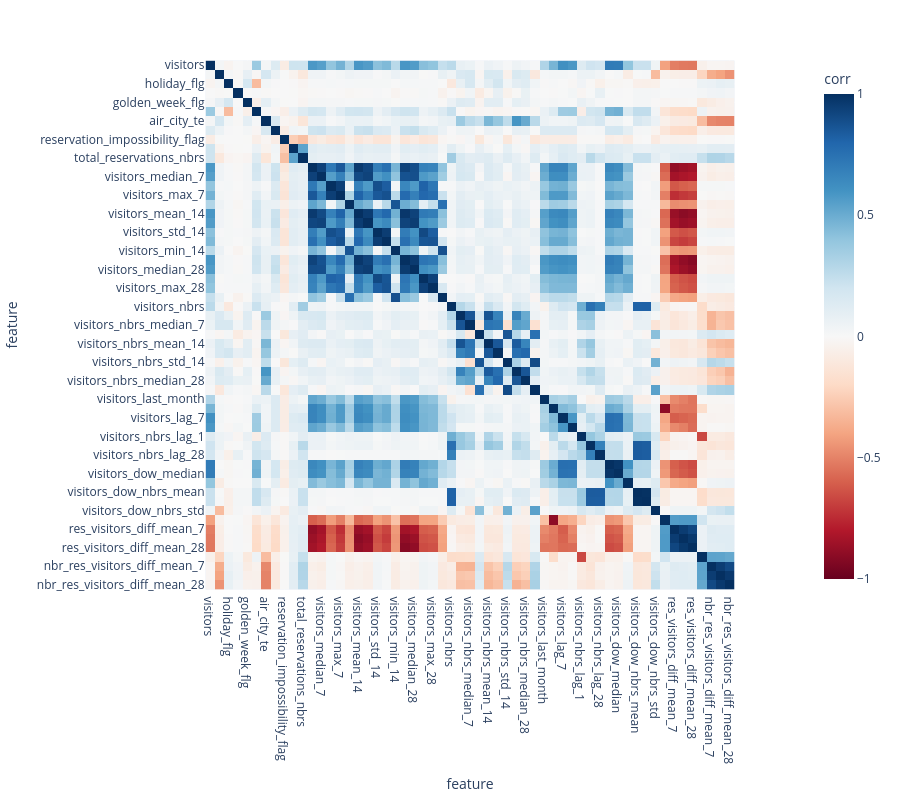

Here is the notebook cell this chart was saved with:
### Markdown cell above
## Feature correlation

### Code cell
corr = air_visit_df.corr(numeric_only=True)
corr.to_csv(PROJ_ROOT / "reports/tables/correlation_after_clustering.csv")
plot_corr_matrix(corr)

### Figure 1 — Plotly figure (JSON) as saved in the notebook; plotly's stock layout.template omitted (floating-point values rounded to 4 significant figures; data arrays with more than 128 entries replaced by an {"elided": "..."} marker saying what was removed)
{"data": [{"coloraxis": "coloraxis", "name": "0", "x": ["visitors", "opened_recently", "holiday_flg", "days_from_holiday", "golden_week_flg", "open_usually", "air_city_te", "air_genre_te", "reservation_impossibility_flag", "total_reservations", "total_reservations_nbrs", "visitors_mean_7", "visitors_median_7", "visitors_std_7", "visitors_max_7", "visitors_min_7", "visitors_mean_14", "visitors_median_14", "visitors_std_14", "visitors_max_14", "visitors_min_14", "visitors_mean_28", "visitors_median_28", "visitors_std_28", "visitors_max_28", "visitors_min_28", "visitors_nbrs", "visitors_nbrs_mean_7", "visitors_nbrs_median_7", "visitors_nbrs_std_7", "visitors_nbrs_mean_14", "visitors_nbrs_median_14", "visitors_nbrs_std_14", "visitors_nbrs_mean_28", "visitors_nbrs_median_28", "visitors_nbrs_std_28", "visitors_last_month", "visitors_lag_1", "visitors_lag_7", "visitors_lag_28", "visitors_nbrs_lag_1", "visitors_nbrs_lag_7", "visitors_nbrs_lag_28", "visitors_dow_mean", "visitors_dow_median", "visitors_dow_std", "visitors_dow_nbrs_mean", "visitors_dow_nbrs_median", "visitors_dow_nbrs_std", "res_visitors_diff", "res_visitors_diff_mean_7", "res_visitors_diff_mean_14", "res_visitors_diff_mean_28", "nbr_res_visitors_diff", "nbr_res_visitors_diff_mean_7", "nbr_res_visitors_diff_mean_14", "nbr_res_visitors_diff_mean_28"], "y": ["visitors", "opened_recently", "holiday_flg", "days_from_holiday", "golden_week_flg", "open_usually", "air_city_te", "air_genre_te", "reservation_impossibility_flag", "total_reservations", "total_reservations_nbrs", "visitors_mean_7", "visitors_median_7", "visitors_std_7", "visitors_max_7", "visitors_min_7", "visitors_mean_14", "visitors_median_14", "visitors_std_14", "visitors_max_14", "visitors_min_14", "visitors_mean_28", "visitors_median_28", "visitors_std_28", "visitors_max_28", "visitors_min_28", "visitors_nbrs", "visitors_nbrs_mean_7", "visitors_nbrs_median_7", "visitors_nbrs_std_7", "visitors_nbrs_mean_14", "visitors_nbrs_median_14", "visitors_nbrs_std_14", "visitors_nbrs_mean_28", "visitors_nbrs_median_28", "visitors_nbrs_std_28", "visitors_last_month", "visitors_lag_1", "visitors_lag_7", "visitors_lag_28", "visitors_nbrs_lag_1", "visitors_nbrs_lag_7", "visitors_nbrs_lag_28", "visitors_dow_mean", "visitors_dow_median", "visitors_dow_std", "visitors_dow_nbrs_mean", "visitors_dow_nbrs_median", "visitors_dow_nbrs_std", "res_visitors_diff", "res_visitors_diff_mean_7", "res_visitors_diff_mean_14", "res_visitors_diff_mean_28", "nbr_res_visitors_diff", "nbr_res_visitors_diff_mean_7", "nbr_res_visitors_diff_mean_14", "nbr_res_visitors_diff_mean_28"], "z": {"elided": "57x57 float values"}, "type": "heatmap", "xaxis": "x", "yaxis": "y", "hovertemplate": "feature: %{x}<br>feature: %{y}<br>corr: %{z}<extra></extra>"}], "layout": {"xaxis": {"anchor": "y", "domain": [0.0, 1.0], "scaleanchor": "y", "constrain": "domain", "title": {"text": "feature"}}, "yaxis": {"anchor": "x", "domain": [0.0, 1.0], "autorange": "reversed", "constrain": "domain", "title": {"text": "feature"}}, "coloraxis": {"colorbar": {"title": {"text": "corr"}}, "colorscale": [[0.0, "rgb(103,0,31)"], [0.1, "rgb(178,24,43)"], [0.2, "rgb(214,96,77)"], [0.3, "rgb(244,165,130)"], [0.4, "rgb(253,219,199)"], [0.5, "rgb(247,247,247)"], [0.6, "rgb(209,229,240)"], [0.7, "rgb(146,197,222)"], [0.8, "rgb(67,147,195)"], [0.9, "rgb(33,102,172)"], [1.0, "rgb(5,48,97)"]], "cmin": -1, "cmax": 1}, "margin": {"t": 60}, "width": 900, "height": 800}}
